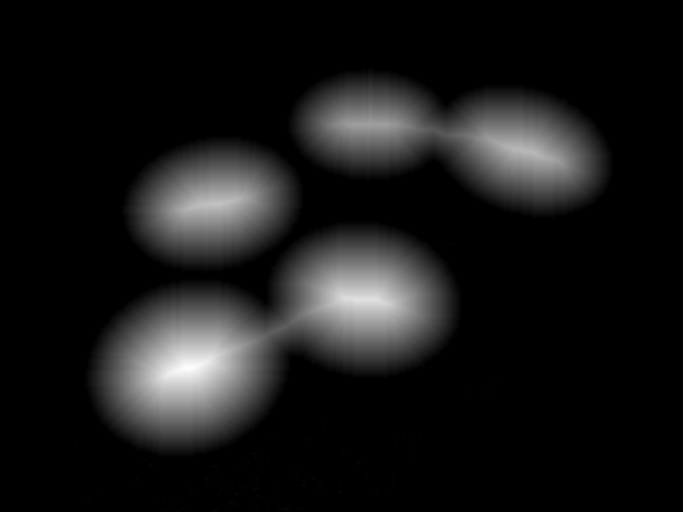
#> input picture recursos/imageprocessingexample/solution/circles.png, 683 x 512 px
$ python project8.py   (Python 2 division)   (older library calls are emulated)
#> lines starting #> are read from the running program, lines starting #| are printed output that depends on the picture; after the words box and inside, x2 and y2 are one past the last pixel; in counts of white or black regions, pixels touching at a corner belong together
# coding: utf-8

# Usage:
#     python project8.py
#
# Options:
#   --hide, -h: does all the image analysis without showing the images


# The following code analyzes three images (circles, objects and peppers)
# and performs the following tasks over each of them:
#   - Thresholding
#   - Object count
#   - Find centers of objects

import numpy as np
import pylab
import pymorph
import mahotas
import sys
from scipy import ndimage
from collections import defaultdict


IMAGE_FILES = ['circles.png', 'objects.png', 'peppers.png']


SHOW_IMAGES = True


def show(image, figure_number=None):
    pylab.imshow(image)
    pylab.show()


def mShow(image):
    if SHOW_IMAGES:
        show(image)


def loadAndFormat(imageFile):
#> called with imageFile = 'circles.png'
    try:
        image = mahotas.imread(imageFile, as_grey=True)
#> image: shape (512, 683) float32; min 0, max 254, mean 24.1
    except ValueError:
        # if image could not be read as grey_scale, we read as color and then
        # keep just the first channel
        image = mahotas.imread(imageFile)
        image = image[:, :, 0]

    # the thresholding algorithms require an array of integer type
    max = np.amax(image)
#> max = 254
    min = np.amin(image)
#> min = 0
    image = (image - min) / (max - min)
    image *= 255
    image = image.astype(np.uint8)

    return image


def getThresholdedImage(image):
    T = mahotas.thresholding.otsu(image)
    thresholdedImage = image > T
    return thresholdedImage


# [65 lines left out: functions freqTable, multiThreshold, filterRegions, not called in this run]


def main():
    # Load and show original images
    pylab.gray()  # set gray scale mode
    print
    print "0. Reading and formatting images..."
    images = {f: loadAndFormat(f) for f in IMAGE_FILES}
#> call 2 of loadAndFormat, with imageFile = 'objects.png'
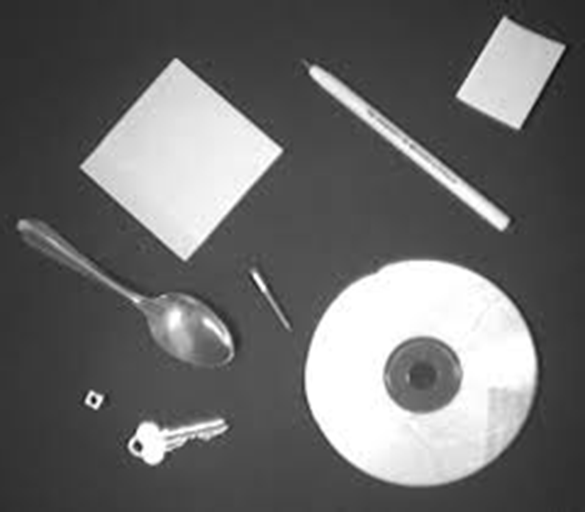
#> input picture recursos/imageprocessingexample/solution/objects.png, 585 x 512 px
#> in loadAndFormat (call 2), `max = np.amax(image)`: max = 255
#> in loadAndFormat (call 2), `min = np.amin(image)`: min = 6
#> call 3 of loadAndFormat, with imageFile = 'peppers.png'
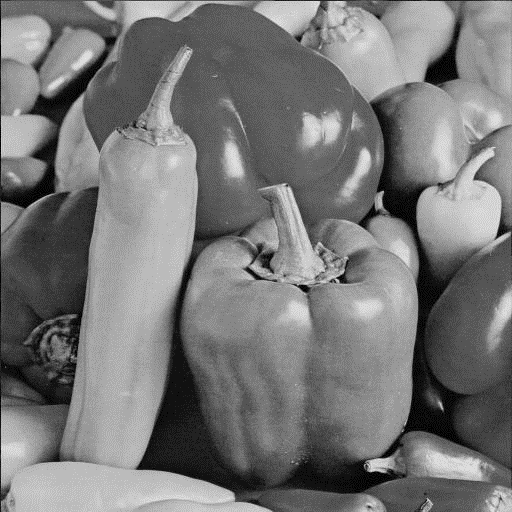
#> input picture recursos/imageprocessingexample/solution/peppers.png, 512 x 512 px
#> in loadAndFormat (call 3), `max = np.amax(image)`: max = 238
#> in loadAndFormat (call 3), `min = np.amin(image)`: min = 0
#> images = 3 items
    for f in IMAGE_FILES:
        mShow(images[f])

    ###########################
    # -----> Thresholding
    print
    print "1. Thresholding images..."
    thresholdedImages = {f: getThresholdedImage(images[f]) for f in IMAGE_FILES}
#> in getThresholdedImage, `T = mahotas.thresholding.otsu(image)`: T = 61
#> in getThresholdedImage, `thresholdedImage = image > T`:
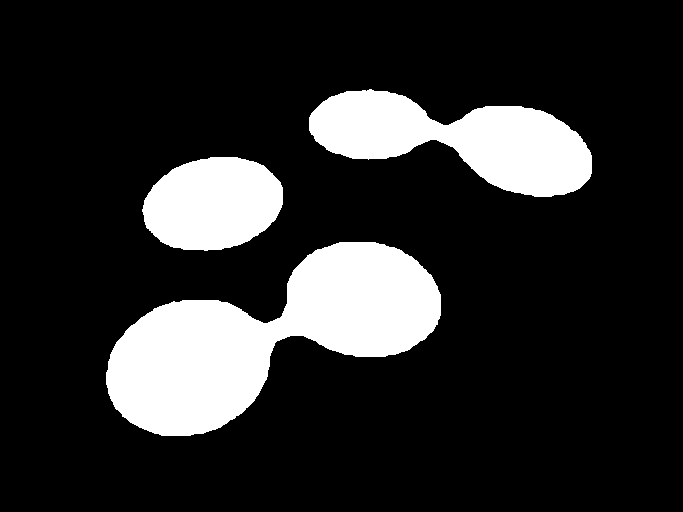
#> thresholdedImage: shape (512, 683) bool; 17% white; 3 white regions, box (x1, y1, x2, y2) and area: (106, 242, 441, 436) 32506, (309, 89, 592, 197) 16798, (142, 157, 283, 251) 10301
#> in getThresholdedImage (call 2), `thresholdedImage = image > T`: thresholdedImage: shape (512, 585) bool; 24.1% white; 20 white regions (5 under 20 px), largest, box (x1, y1, x2, y2) and area: (305, 260, 537, 486) 36351, (81, 59, 283, 261) 21000, (456, 17, 564, 129) 6542
#> in getThresholdedImage (call 3), `thresholdedImage = image > T`: thresholdedImage: shape (512, 512) bool; 53.9% white; 283 black regions (270 under 20 px), largest, box (x1, y1, x2, y2) and area: (0, 0, 512, 512) 117746, (257, 361, 288, 425) 643, (292, 284, 329, 349) 555
#> thresholdedImages = 3 items
    for name in IMAGE_FILES:
        mShow(thresholdedImages[name])

    ###########################
    # -----> Count objects
    # 1st attempt: label the thresholded image from task 1
    print
    print "2. Object counting"
    pylab.jet()  # back to color mode

    print "\t1st approach: Label thresholded images"
    for name in IMAGE_FILES:
        labeled, nrRegions = ndimage.label(thresholdedImages[name])
        print "\t" + name + ": " + str(nrRegions)
        mShow(labeled)
#> this loop made 3 passes
#> nrRegions on passes 1 to 3: 3, 20, 1148
#| 	circles.png: 3
#| 	objects.png: 20
#| 	peppers.png: 1148

    # 2nd attempt: Changing threshold level
    print
    print "\t2nd approach: Tuned thresholds"
    # For 'objects.png' some objects are very small (e.g.: screw) or
    # have many shades (e.g.: spoon) which makes them disappear or appear
    # fragmented after thresholding.
    # The advantage of this image is that the background is very dark,
    # so we can try using a lower threshold to make all shapes more definite

    objImage = images['objects.png']
    T = mahotas.thresholding.otsu(objImage)
#> T = 145
    thresholdedImage = objImage > T * 0.7
#> thresholdedImage: shape (512, 585) bool; 27% white; 16 white regions (7 under 20 px), largest, box (x1, y1, x2, y2) and area: (304, 258, 538, 487) 39808, (80, 58, 284, 262) 21573, (456, 16, 565, 130) 6859

    # Looks better, but...
    labeled, nrRegions = ndimage.label(thresholdedImage)
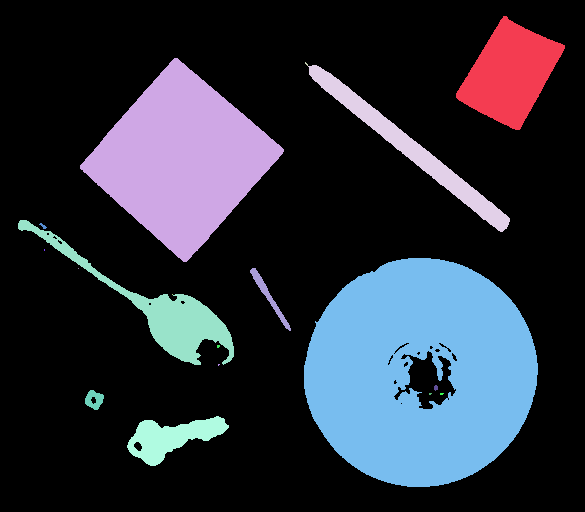
#> labeled: shape (512, 585) int32; 19 distinct labels, from 0 to 18; one colour per label, 0 black
#> nrRegions = 18
    print '\tobjects.png' + ": " + str(nrRegions)
#| 	objects.png: 18
    # it returns 18!

    # 3rd attempt: Smoothing before thresholding
    print
    print "\t3rd approach: Smoothing + Tuned threshold"
    # Let's apply some Gaussian smoothing AND a lower threshold
    smoothImage = ndimage.gaussian_filter(objImage, 3)
    T = mahotas.thresholding.otsu(smoothImage)
#> T = 143
    thresholdedImage = smoothImage > T * 0.7
#> thresholdedImage: shape (512, 585) bool; 28.2% white; 8 white regions, largest, box (x1, y1, x2, y2) and area: (302, 256, 539, 488) 41174, (80, 58, 284, 263) 22337, (455, 17, 564, 131) 7081
    labeled, nrRegions = ndimage.label(thresholdedImage)
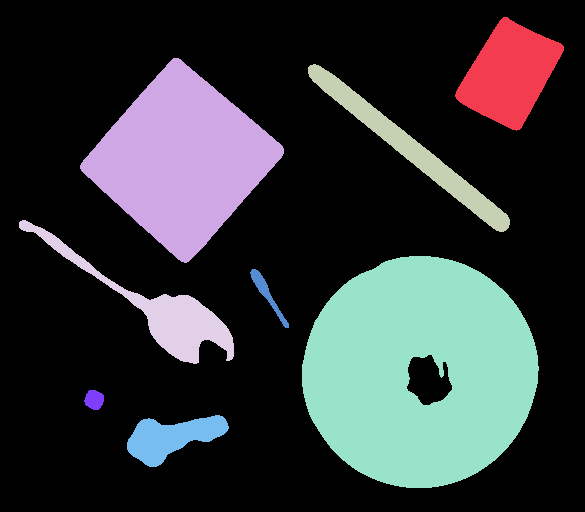
#> labeled: shape (512, 585) int32; 9 distinct labels, from 0 to 8; one colour per label, 0 black
#> nrRegions = 8
    print '\tobjects.png' + ": " + str(nrRegions)
#| 	objects.png: 8

    # it worked! Let's save the labeled images for later
    # (we will use them for center calculation)
    labeledImages = {}
    labeledImages['objects.png'] = (labeled, nrRegions)
    mShow(labeled)

    # Let's see if this approach works on the other images
    for name in ['circles.png', 'peppers.png']:
        img = images[name]
        smoothImage = ndimage.gaussian_filter(img, 3)
        T = mahotas.thresholding.otsu(smoothImage)
        thresholdedImage = smoothImage > T * 0.7
        labeled, nrRegions = ndimage.label(thresholdedImage)
        print '\t' + name + ": " + str(nrRegions)
#> this loop made 2 passes
#> (T, nrRegions) on passes 1 to 2: (61, 3), (126, 8)
#| 	circles.png: 3
#| 	peppers.png: 8
#> pass 1, in main, `labeled, nrRegions = ndimage.label(thresholdedImage)`:
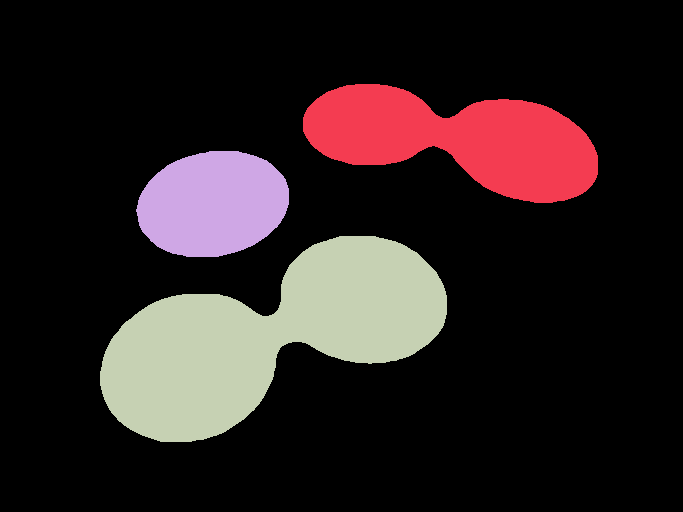
#> labeled: shape (512, 683) int32; 4 distinct labels, from 0 to 3; one colour per label, 0 black
#> after the loop:
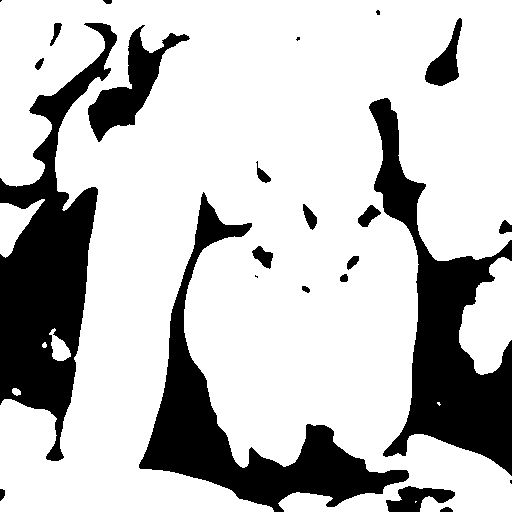
#> thresholdedImage: shape (512, 512) bool; 75.9% white; 24 black regions (5 under 20 px), largest, box (x1, y1, x2, y2) and area: (0, 23, 117, 461) 20186, (369, 98, 512, 476) 18668, (139, 192, 409, 512) 17051

    # Again no luck with the circles!
    # (We will take a closer look at the peppers later)
    # 4th attempt:
    # 'circles.png': The problem is that some circles appear "glued together".
    # Let's try another technique:
    #    - smoothing the picture with a Gaussian filter
    #    - then searching for local maxima and counting regions
    #        (smoothing avoids having many scatter maxima and a higher level
    #         must be used than in the previous attempt)
    #    - use watershed with the maxima as seeds over the thresholded image
    #       to complete the labelling of circles
    print
    print "\t4th approach: Smoothing + Local maxima + Watershed"

    smoothImage = ndimage.gaussian_filter(images['circles.png'], 10)
#> smoothImage: shape (512, 683)
    localmaxImage = pymorph.regmax(smoothImage)

    # A distance transform must be applied before doing the watershed
    dist = ndimage.distance_transform_edt(thresholdedImages['circles.png'])
    dist = dist.max() - dist
    dist -= dist.min()
    dist = dist / float(dist.ptp()) * 255
    dist = dist.astype(np.uint8)

    seeds, nrRegions = ndimage.label(localmaxImage)
    labeled = pymorph.cwatershed(dist, seeds)
    print "\t" + 'circles.png' + ": " + str(nrRegions)

    # worked right only for 'circles.png' !
    labeledImages['circles.png'] = (labeled, nrRegions)
    mShow(labeled)

    print
    print "\t5th approach: Smoothing + Multi-threshold +" +\
            " Morphology labeling + Size filtering"
    # 5th approach (only peppers left!)
    imagePeppers = images['peppers.png']
    # Problems with peppers are:
    #  - very different colours, they cause thresholding to work poorly
    #  - each pepper has some brighter parts which are detected as local maxima
    # We propose to address those issues as follows:
    #  - gaussian filter to smooth regions of light or shadow within each pepper
    smoothImage = ndimage.gaussian_filter(imagePeppers, 2)

    #  - instead of thresholding to create a binary image,
    #    create multiple thresholds to separate the most frequent colors.
    #     In this case, 3 thresholds will be enough
    mthrImagePeppers = multiThreshold(smoothImage, 3)

    #  - ndimage.label didn't give good results, we try another
    #     labelling algorithm
    from skimage import morphology

    labeled = morphology.label(mthrImagePeppers)

    nrRegions = np.max(labeled) + 1
    print "\t\tTotal number of regions"
    print "\t\t\t" + 'peppers.png' + ": " + str(nrRegions)
    #	- after counting regions, filter to keep only the sufficiently big ones

    filtered, nrRegions = filterRegions(labeled, 0.05)
    print "\t\tBig enough regions"
    print "\t\t\t" + 'peppers.png' + ": " + str(nrRegions)
    labeledImages['peppers.png'] = (filtered, nrRegions)

    mShow(filtered)

    ###########################
    # -----> Find center points
    print
    print "3. Centers for objects"
    for img in IMAGE_FILES:
        labeledImage, nr_objects = labeledImages[img]
        CenterOfMass = ndimage.measurements.center_of_mass
        labels = range(1, nr_objects + 1)
        centers = CenterOfMass(labeledImage, labeledImage, labels)
        centers = [(int(round(x)), int(round(y))) for (x, y) in centers]
        print '\t' + img + ": " + str(centers)

if __name__ == '__main__':
    if len(sys.argv) > 1 and sys.argv[1] in ['--hide', '-h']:
        SHOW_IMAGES = False
    else:
        SHOW_IMAGES = True

    main()
#> (the call stopped at in main, `localmaxImage = pymorph.regmax(smoothImage)`: pymorph is not available in this run)
